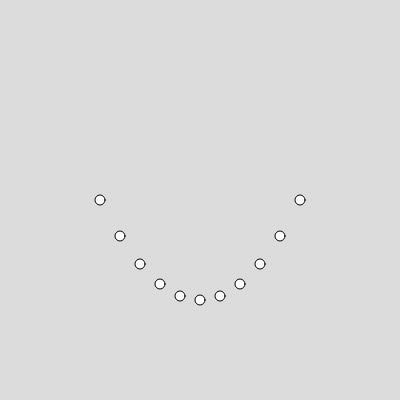
Frame 1 (no input)
Frame 2 (the mouse pressed at the canvas centre, redrawn once): identical to frame 1, image omitted

The p5.js sketch that drew this single still picture (run headless with seeded random() and noise() and a simulated clock; the mouse was pressed at the canvas centre and the sketch redrawn once):

// p5.js sketch
// ── sketch.js
let startX = 100;
let endX = 300;

function setup() {
  createCanvas(400, 400);
  noLoop();
}

function draw() {
  background(220);
  
  for (let x = startX; x <= endX; x += 20) {
    // 1. Normalize x to a range of -1 to 1
    let centerX = (startX + endX) / 2; // 200
    let range = (endX - startX) / 2;   // 100
    let normalizedX = (x - centerX) / range;
    
    // 2. Parabola formula: y = x^2 
    // This gives a value between 0 and 1
    let curvy = Math.pow(normalizedX, 2);
    
    // 3. Map that curve to your desired pixel height (100 pixels)
    // Starting at 100 and going down to 200
    let y = 300 - (curvy * 100);
    
    circle(x, y, 10);
  }
}
